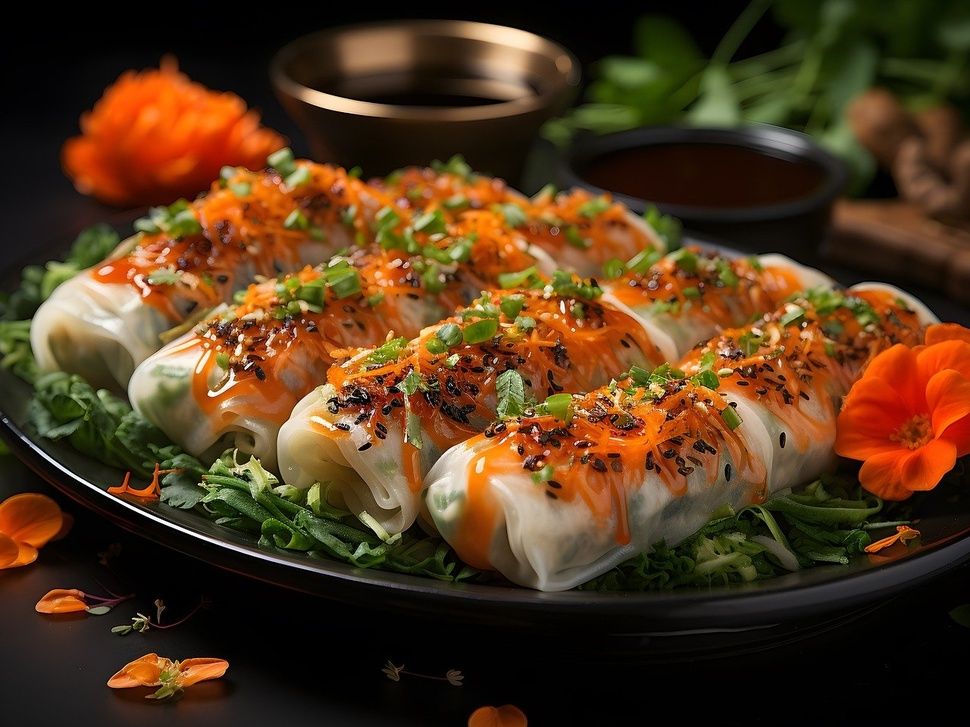
#> input picture s.jpg, 970 x 727 px, shrunk from 1280 x 960 before the run
$ python 11.py
#> lines starting #> are read from the running program, lines starting #| are printed output that depends on the picture; after the words box and inside, x2 and y2 are one past the last pixel; in counts of white or black regions, pixels touching at a corner belong together
import cv2

image = cv2.imread('s.jpg')
#> image is the input picture: shape (727, 970, 3); mean B, G, R 28.4, 55.5, 82.7

gray_image = cv2.cvtColor(image,cv2.COLOR_BGR2GRAY)
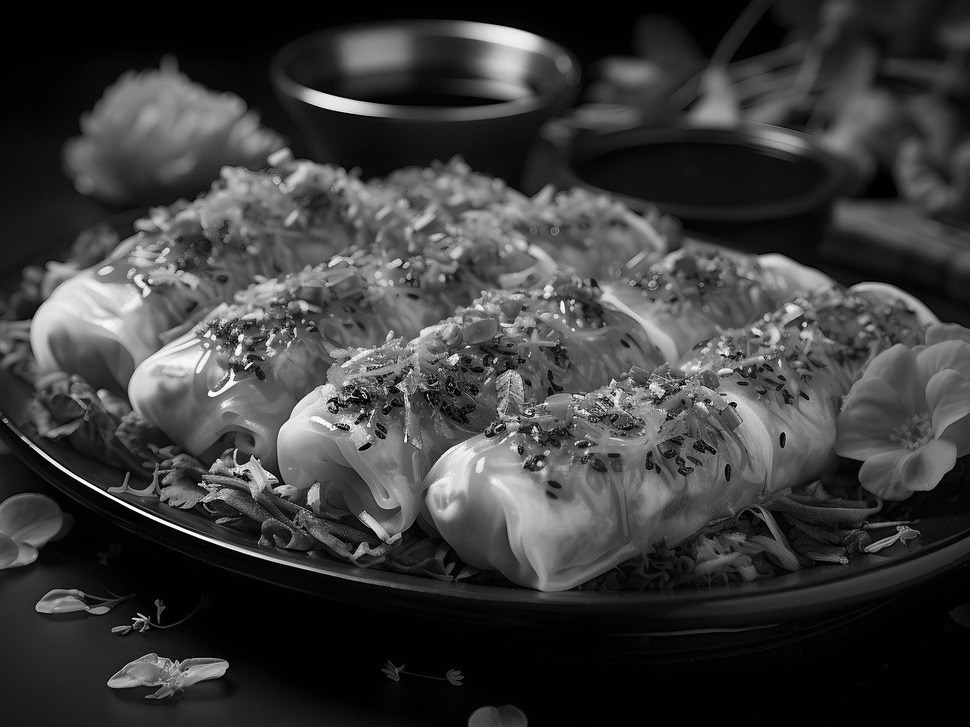
#> gray_image: shape (727, 970); min 0, max 255, mean 60.6

_, thresh = cv2.threshold(gray_image, 0, 255, cv2.THRESH_BINARY_INV + cv2.THRESH_OTSU)
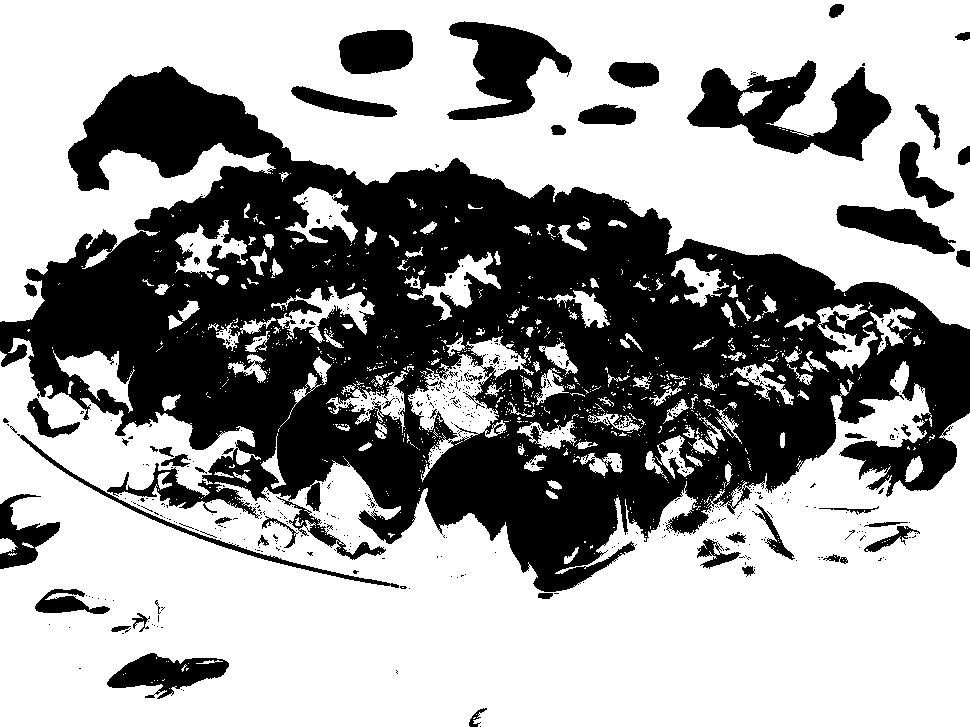
#> thresh: shape (727, 970); 62.3% white; 569 black regions (515 under 20 px)

contours, _ = cv2.findContours(thresh, cv2.RETR_EXTERNAL, cv2.CHAIN_APPROX_SIMPLE)
#> contours = 889 contours, 774 with area under 20; largest, box (x1, y1, x2, y2) and area: (0, 338, 970, 727) 234102, (0, 0, 970, 329) 201214, (408, 336, 534, 482) 5741, (53, 350, 135, 413) 1868, (271, 286, 375, 343) 1832

contour_image = image.copy()

cv2.drawContours(contour_image, contours, -1, (0, 255, 0), 2)
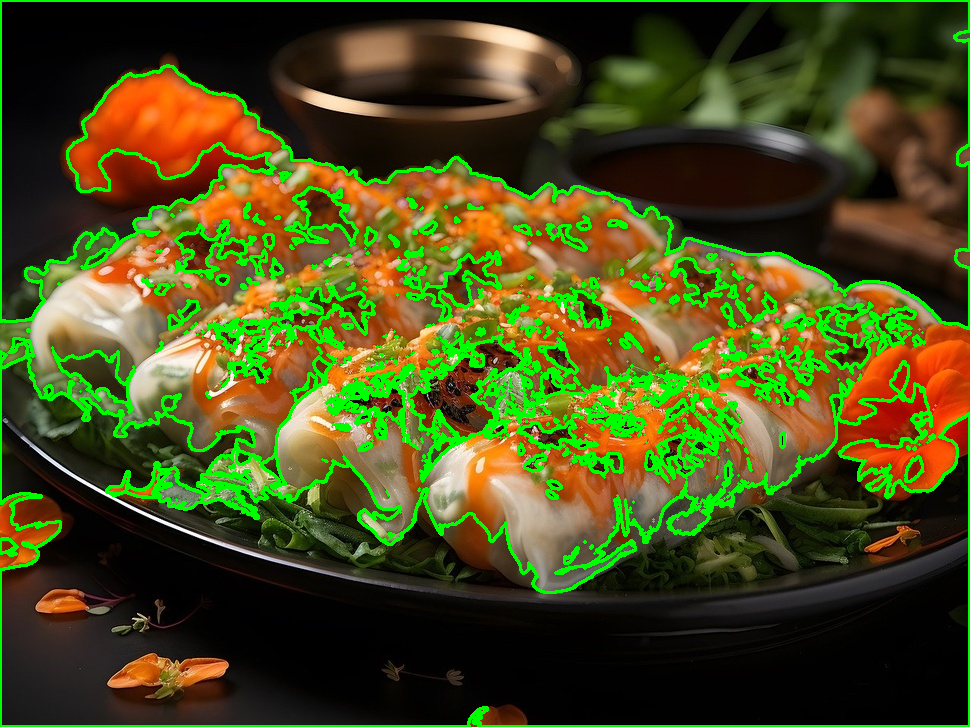
#> contour_image: shape (727, 970, 3); 10.44% of pixels changed, all inside (x1, y1, x2, y2) = (0, 0, 970, 727)

cv2.imshow("original Image",image)
cv2.imshow("Image with Contours", contour_image)

cv2.waitKey(0)
cv2.destroyAllWindows()
